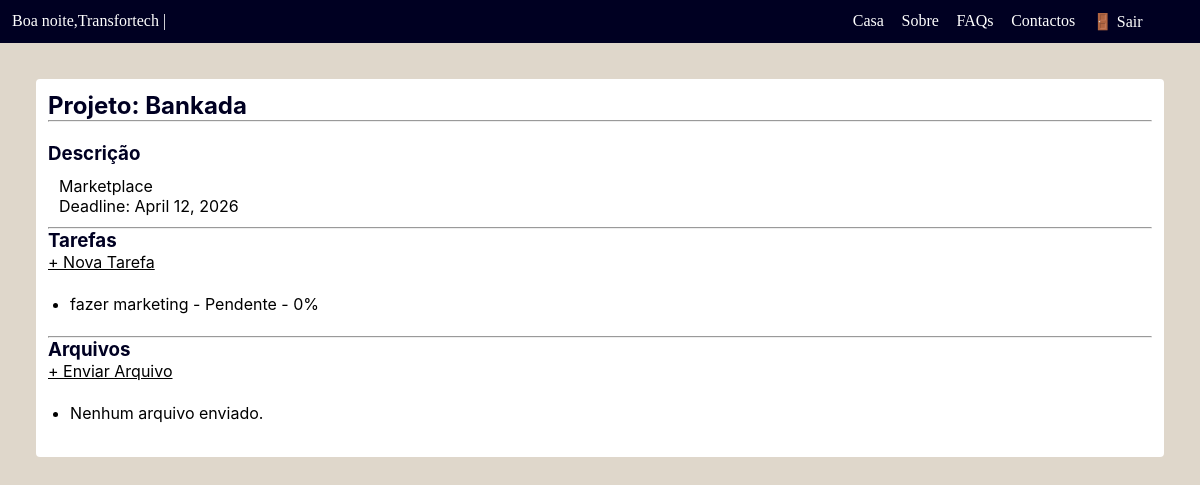
/projeto/4/ (signed in), run on an earlier commit of the app's database.
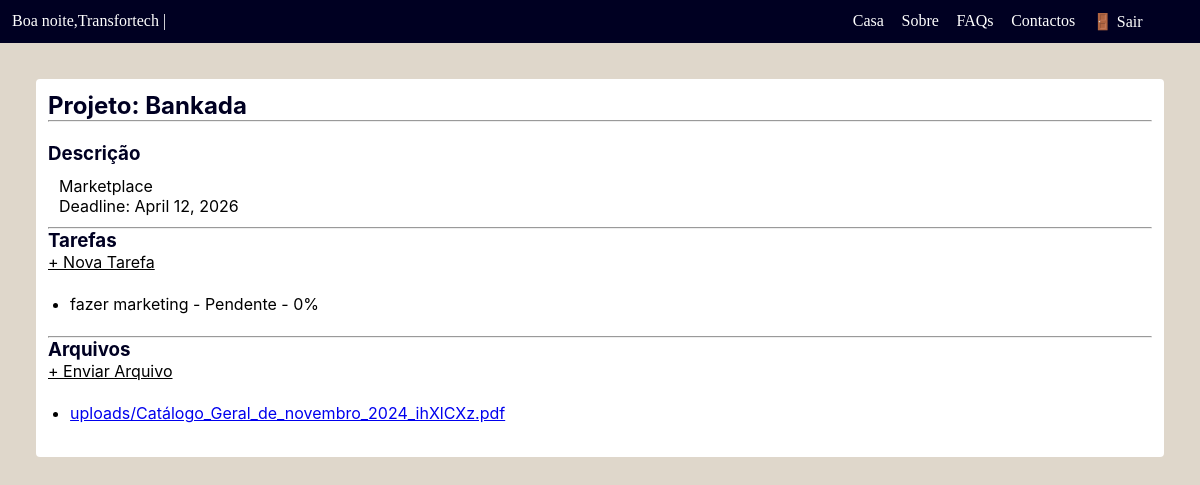
And on a later commit of the database.
### projetos/models.py (models this page shows, shortened)
class Tarefa(models.Model):
    STATUS_CHOICES = [
        ('pendente', 'Pendente'),
        ('em_andamento', 'Em Andamento'),
        ('concluida', 'Concluída'),
    ]
    projeto = models.ForeignKey(Projeto, on_delete=models.CASCADE)
    descricao = models.CharField(max_length=200)
    responsavel = models.ForeignKey(User, on_delete=models.CASCADE)
    status = models.CharField(max_length=20, choices=STATUS_CHOICES, default='pendente')
    progresso = models.IntegerField(default=0)
    criado_em = models.DateTimeField(auto_now_add=True)

class Arquivo(models.Model):
    projeto = models.ForeignKey(Projeto, on_delete=models.CASCADE)
    arquivo = models.FileField(upload_to='uploads/')
    enviado_por = models.ForeignKey(User, on_delete=models.CASCADE)
    enviado_em = models.DateTimeField(auto_now_add=True)

### projetos/views.py (the view)
# urls.py: path('projeto/<int:projeto_id>/', views.detalhes_projeto, name='detalhes_projeto'),
@login_required
def detalhes_projeto(request, projeto_id):
    projeto = get_object_or_404(Projeto, id=projeto_id)
    tarefas = Tarefa.objects.filter(projeto=projeto)
    arquivos = Arquivo.objects.filter(projeto=projeto)
    return render(request, 'projetos/detalhes.html', {
        'projeto': projeto,
        'tarefas': tarefas,
        'arquivos': arquivos,
    })

### projetos/templates/projetos/detalhes.html (shortened to what this page needs)
{% extends 'base.html' %}
{% block content %}
<section>
    <h2>Projeto: {{ projeto.nome }}</h2>
    <hr>
    <br>
    <h3>Descrição</h3>
  <div class="descricao" >
    <p>{{ projeto.descricao }}</p>
  <p>Deadline: {{ projeto.deadline }}</p>
</div>
  <hr>
  <h3>Tarefas</h3>
  <a class="btn-new" href="{% url 'nova_tarefa' projeto.id %}">+ Nova Tarefa</a>
  <ul>
    {% for tarefa in tarefas %}
      <li>
        {{ tarefa.descricao }} - {{ tarefa.get_status_display }} - {{ tarefa.progresso }}%
      </li>{% empty %}
      <li>Sem tarefas.</li>
    {% endfor %}
  </ul>
  <hr>
  <h3>Arquivos</h3>
  <a class="btn-new" href="{% url 'upload_arquivo' projeto.id %}">+ Enviar Arquivo</a>
  <ul>
    {% for arquivo in arquivos %}
    <li><a href="{{ arquivo.arquivo.url }}">{{ arquivo.arquivo.name }}</a></li>
    {% empty %}
      <li>Nenhum arquivo enviado.</li>
    {% endfor %}
  </ul>
</section>
{% endblock %}

What changed in the data, as far as the page shows it:
added Arquivo: arquivo.name "uploads/Catálogo_Geral_de_novembro_2024_ihXlCXz.pdf"
Also different on the page:
text no longer shown: "Nenhum arquivo enviado."
